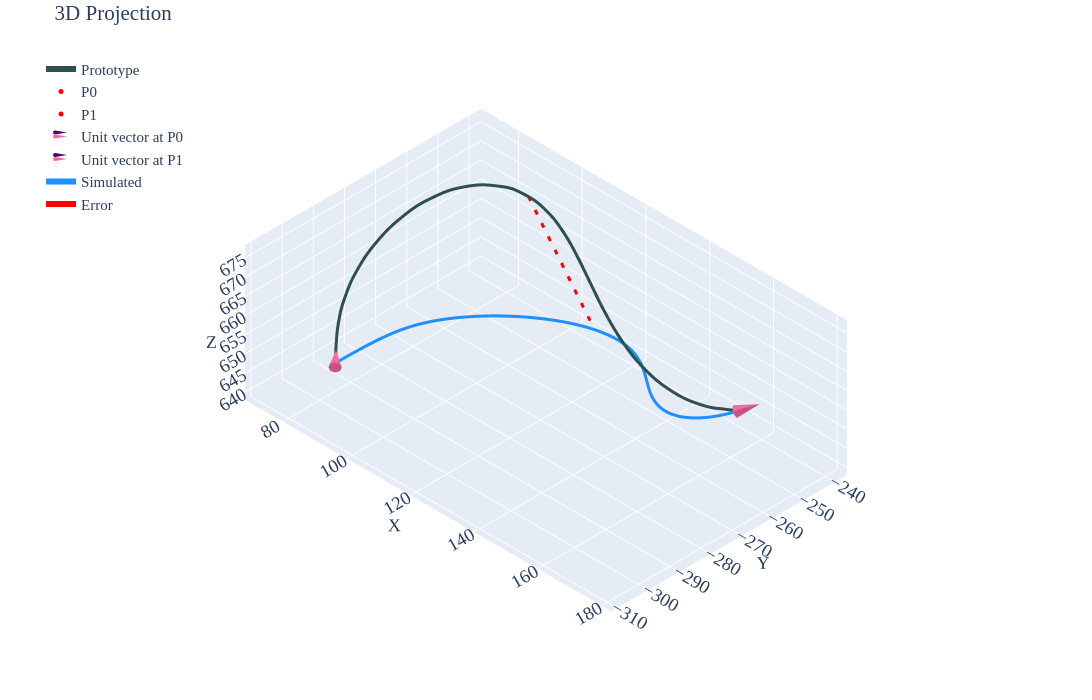

Source (notebook cell):
### Code cell
#| label: w5

wiper_looper(wipe=5)
